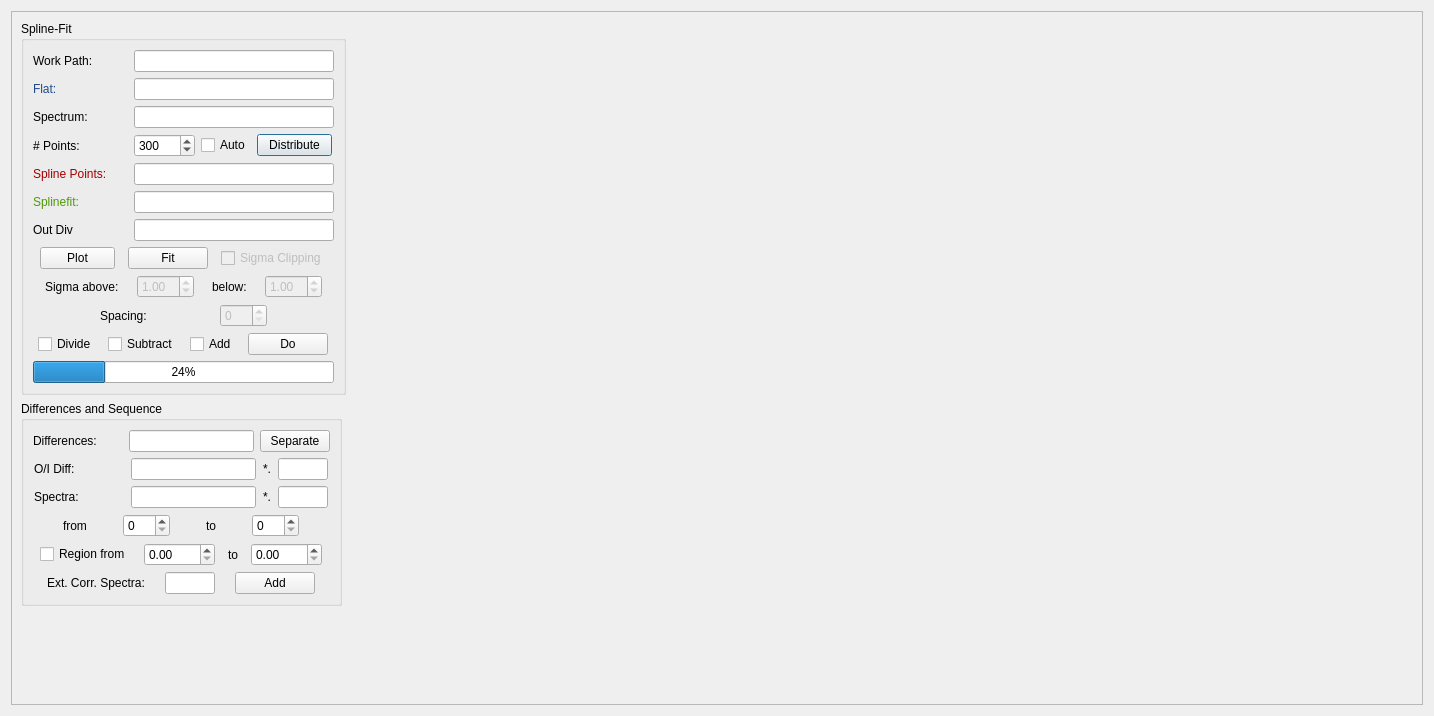
<?xml version="1.0" encoding="UTF-8"?>
<ui version="4.0">
 <class>BlazeCorr</class>
 <widget class="QDialog" name="BlazeCorr">
  <property name="geometry">
   <rect>
    <x>0</x>
    <y>0</y>
    <width>1434</width>
    <height>716</height>
   </rect>
  </property>
  <property name="sizePolicy">
   <sizepolicy hsizetype="Preferred" vsizetype="Preferred">
    <horstretch>0</horstretch>
    <verstretch>0</verstretch>
   </sizepolicy>
  </property>
  <property name="windowTitle">
   <string>Dialog</string>
  </property>
  <layout class="QGridLayout" name="gridLayout_2">
   <item row="0" column="0">
    <widget class="QScrollArea" name="scrollArea">
     <property name="widgetResizable">
      <bool>true</bool>
     </property>
     <widget class="QWidget" name="scrollAreaWidgetContents">
      <property name="geometry">
       <rect>
        <x>0</x>
        <y>-11</y>
        <width>1400</width>
        <height>707</height>
       </rect>
      </property>
      <layout class="QGridLayout" name="gridLayout">
       <item row="0" column="0">
        <layout class="QHBoxLayout" name="horizontalLayout_20">
         <item>
          <layout class="QVBoxLayout" name="verticalLayout">
           <property name="sizeConstraint">
            <enum>QLayout::SetMinimumSize</enum>
           </property>
           <item>
            <widget class="QGroupBox" name="groupBox">
             <property name="sizePolicy">
              <sizepolicy hsizetype="Maximum" vsizetype="Preferred">
               <horstretch>0</horstretch>
               <verstretch>0</verstretch>
              </sizepolicy>
             </property>
             <property name="maximumSize">
              <size>
               <width>330</width>
               <height>16777215</height>
              </size>
             </property>
             <property name="title">
              <string>Spline-Fit</string>
             </property>
             <layout class="QVBoxLayout" name="verticalLayout_2">
              <item>
               <layout class="QHBoxLayout" name="horizontalLayout_4">
                <item>
                 <widget class="QLabel" name="label_5">
                  <property name="sizePolicy">
                   <sizepolicy hsizetype="Maximum" vsizetype="Preferred">
                    <horstretch>0</horstretch>
                    <verstretch>0</verstretch>
                   </sizepolicy>
                  </property>
                  <property name="minimumSize">
                   <size>
                    <width>95</width>
                    <height>0</height>
                   </size>
                  </property>
                  <property name="maximumSize">
                   <size>
                    <width>95</width>
                    <height>16777215</height>
                   </size>
                  </property>
                  <property name="text">
                   <string>Work Path:</string>
                  </property>
                 </widget>
                </item>
                <item>
                 <widget class="QLineEdit" name="lineEdit_2">
                  <property name="sizePolicy">
                   <sizepolicy hsizetype="Maximum" vsizetype="Fixed">
                    <horstretch>0</horstretch>
                    <verstretch>0</verstretch>
                   </sizepolicy>
                  </property>
                  <property name="minimumSize">
                   <size>
                    <width>200</width>
                    <height>0</height>
                   </size>
                  </property>
                  <property name="maximumSize">
                   <size>
                    <width>200</width>
                    <height>16777215</height>
                   </size>
                  </property>
                 </widget>
                </item>
               </layout>
              </item>
              <item>
               <layout class="QHBoxLayout" name="horizontalLayout_5">
                <item>
                 <widget class="QLabel" name="label_4">
                  <property name="sizePolicy">
                   <sizepolicy hsizetype="Maximum" vsizetype="Preferred">
                    <horstretch>0</horstretch>
                    <verstretch>0</verstretch>
                   </sizepolicy>
                  </property>
                  <property name="minimumSize">
                   <size>
                    <width>95</width>
                    <height>0</height>
                   </size>
                  </property>
                  <property name="maximumSize">
                   <size>
                    <width>95</width>
                    <height>16777215</height>
                   </size>
                  </property>
                  <property name="text">
                   <string>&lt;html&gt;&lt;head/&gt;&lt;body&gt;&lt;p&gt;&lt;span style=&quot; color:#204a87;&quot;&gt;Flat:&lt;/span&gt;&lt;/p&gt;&lt;/body&gt;&lt;/html&gt;</string>
                  </property>
                 </widget>
                </item>
                <item>
                 <widget class="QLineEdit" name="lineEdit">
                  <property name="sizePolicy">
                   <sizepolicy hsizetype="Maximum" vsizetype="Fixed">
                    <horstretch>0</horstretch>
                    <verstretch>0</verstretch>
                   </sizepolicy>
                  </property>
                  <property name="minimumSize">
                   <size>
                    <width>200</width>
                    <height>0</height>
                   </size>
                  </property>
                  <property name="maximumSize">
                   <size>
                    <width>200</width>
                    <height>16777215</height>
                   </size>
                  </property>
                 </widget>
                </item>
               </layout>
              </item>
              <item>
               <layout class="QHBoxLayout" name="horizontalLayout_18">
                <item>
                 <widget class="QLabel" name="label_16">
                  <property name="sizePolicy">
                   <sizepolicy hsizetype="Maximum" vsizetype="Preferred">
                    <horstretch>0</horstretch>
                    <verstretch>0</verstretch>
                   </sizepolicy>
                  </property>
                  <property name="minimumSize">
                   <size>
                    <width>95</width>
                    <height>0</height>
                   </size>
                  </property>
                  <property name="maximumSize">
                   <size>
                    <width>95</width>
                    <height>16777215</height>
                   </size>
                  </property>
                  <property name="text">
                   <string>Spectrum:</string>
                  </property>
                 </widget>
                </item>
                <item>
                 <widget class="QLineEdit" name="lineEdit_5">
                  <property name="sizePolicy">
                   <sizepolicy hsizetype="Maximum" vsizetype="Fixed">
                    <horstretch>0</horstretch>
                    <verstretch>0</verstretch>
                   </sizepolicy>
                  </property>
                  <property name="maximumSize">
                   <size>
                    <width>200</width>
                    <height>16777215</height>
                   </size>
                  </property>
                 </widget>
                </item>
               </layout>
              </item>
              <item>
               <layout class="QHBoxLayout" name="horizontalLayout_14">
                <item>
                 <widget class="QLabel" name="label_13">
                  <property name="sizePolicy">
                   <sizepolicy hsizetype="Maximum" vsizetype="Preferred">
                    <horstretch>0</horstretch>
                    <verstretch>0</verstretch>
                   </sizepolicy>
                  </property>
                  <property name="maximumSize">
                   <size>
                    <width>95</width>
                    <height>16777215</height>
                   </size>
                  </property>
                  <property name="text">
                   <string># Points:</string>
                  </property>
                 </widget>
                </item>
                <item>
                 <widget class="QSpinBox" name="spinBox_2">
                  <property name="sizePolicy">
                   <sizepolicy hsizetype="Maximum" vsizetype="Fixed">
                    <horstretch>0</horstretch>
                    <verstretch>0</verstretch>
                   </sizepolicy>
                  </property>
                  <property name="maximum">
                   <number>99999</number>
                  </property>
                  <property name="value">
                   <number>300</number>
                  </property>
                 </widget>
                </item>
                <item>
                 <widget class="QCheckBox" name="checkBox_4">
                  <property name="sizePolicy">
                   <sizepolicy hsizetype="Maximum" vsizetype="Fixed">
                    <horstretch>0</horstretch>
                    <verstretch>0</verstretch>
                   </sizepolicy>
                  </property>
                  <property name="text">
                   <string>Auto</string>
                  </property>
                 </widget>
                </item>
                <item>
                 <widget class="QPushButton" name="pushButton_3">
                  <property name="sizePolicy">
                   <sizepolicy hsizetype="Fixed" vsizetype="Fixed">
                    <horstretch>0</horstretch>
                    <verstretch>0</verstretch>
                   </sizepolicy>
                  </property>
                  <property name="minimumSize">
                   <size>
                    <width>75</width>
                    <height>0</height>
                   </size>
                  </property>
                  <property name="maximumSize">
                   <size>
                    <width>75</width>
                    <height>16777215</height>
                   </size>
                  </property>
                  <property name="text">
                   <string>Distribute</string>
                  </property>
                 </widget>
                </item>
               </layout>
              </item>
              <item>
               <layout class="QHBoxLayout" name="horizontalLayout_15">
                <item>
                 <widget class="QLabel" name="label_14">
                  <property name="sizePolicy">
                   <sizepolicy hsizetype="Maximum" vsizetype="Preferred">
                    <horstretch>0</horstretch>
                    <verstretch>0</verstretch>
                   </sizepolicy>
                  </property>
                  <property name="minimumSize">
                   <size>
                    <width>95</width>
                    <height>0</height>
                   </size>
                  </property>
                  <property name="maximumSize">
                   <size>
                    <width>95</width>
                    <height>16777215</height>
                   </size>
                  </property>
                  <property name="text">
                   <string>&lt;html&gt;&lt;head/&gt;&lt;body&gt;&lt;p&gt;&lt;span style=&quot; color:#a40000;&quot;&gt;Spline Points:&lt;/span&gt;&lt;/p&gt;&lt;/body&gt;&lt;/html&gt;</string>
                  </property>
                 </widget>
                </item>
                <item>
                 <widget class="QLineEdit" name="lineEdit_3">
                  <property name="sizePolicy">
                   <sizepolicy hsizetype="Maximum" vsizetype="Fixed">
                    <horstretch>0</horstretch>
                    <verstretch>0</verstretch>
                   </sizepolicy>
                  </property>
                  <property name="maximumSize">
                   <size>
                    <width>200</width>
                    <height>16777215</height>
                   </size>
                  </property>
                 </widget>
                </item>
               </layout>
              </item>
              <item>
               <layout class="QHBoxLayout" name="horizontalLayout_19">
                <item>
                 <widget class="QLabel" name="label_17">
                  <property name="sizePolicy">
                   <sizepolicy hsizetype="Maximum" vsizetype="Preferred">
                    <horstretch>0</horstretch>
                    <verstretch>0</verstretch>
                   </sizepolicy>
                  </property>
                  <property name="minimumSize">
                   <size>
                    <width>95</width>
                    <height>0</height>
                   </size>
                  </property>
                  <property name="maximumSize">
                   <size>
                    <width>95</width>
                    <height>16777215</height>
                   </size>
                  </property>
                  <property name="text">
                   <string>&lt;html&gt;&lt;head/&gt;&lt;body&gt;&lt;p&gt;&lt;span style=&quot; color:#4e9a06;&quot;&gt;Splinefit:&lt;/span&gt;&lt;/p&gt;&lt;/body&gt;&lt;/html&gt;</string>
                  </property>
                 </widget>
                </item>
                <item>
                 <widget class="QLineEdit" name="lineEdit_6">
                  <property name="sizePolicy">
                   <sizepolicy hsizetype="Maximum" vsizetype="Fixed">
                    <horstretch>0</horstretch>
                    <verstretch>0</verstretch>
                   </sizepolicy>
                  </property>
                  <property name="maximumSize">
                   <size>
                    <width>200</width>
                    <height>16777215</height>
                   </size>
                  </property>
                 </widget>
                </item>
               </layout>
              </item>
              <item>
               <layout class="QHBoxLayout" name="horizontalLayout_17">
                <item>
                 <widget class="QLabel" name="label_15">
                  <property name="sizePolicy">
                   <sizepolicy hsizetype="Maximum" vsizetype="Preferred">
                    <horstretch>0</horstretch>
                    <verstretch>0</verstretch>
                   </sizepolicy>
                  </property>
                  <property name="minimumSize">
                   <size>
                    <width>95</width>
                    <height>0</height>
                   </size>
                  </property>
                  <property name="maximumSize">
                   <size>
                    <width>95</width>
                    <height>16777215</height>
                   </size>
                  </property>
                  <property name="text">
                   <string>Out Div</string>
                  </property>
                 </widget>
                </item>
                <item>
                 <widget class="QLineEdit" name="lineEdit_4">
                  <property name="sizePolicy">
                   <sizepolicy hsizetype="Maximum" vsizetype="Fixed">
                    <horstretch>0</horstretch>
                    <verstretch>0</verstretch>
                   </sizepolicy>
                  </property>
                  <property name="maximumSize">
                   <size>
                    <width>200</width>
                    <height>16777215</height>
                   </size>
                  </property>
                 </widget>
                </item>
               </layout>
              </item>
              <item>
               <layout class="QHBoxLayout" name="horizontalLayout_16">
                <item>
                 <widget class="QPushButton" name="pushButton_5">
                  <property name="sizePolicy">
                   <sizepolicy hsizetype="Maximum" vsizetype="Fixed">
                    <horstretch>0</horstretch>
                    <verstretch>0</verstretch>
                   </sizepolicy>
                  </property>
                  <property name="maximumSize">
                   <size>
                    <width>75</width>
                    <height>16777215</height>
                   </size>
                  </property>
                  <property name="text">
                   <string>Plot</string>
                  </property>
                 </widget>
                </item>
                <item>
                 <widget class="QPushButton" name="pushButton_4">
                  <property name="sizePolicy">
                   <sizepolicy hsizetype="Maximum" vsizetype="Fixed">
                    <horstretch>0</horstretch>
                    <verstretch>0</verstretch>
                   </sizepolicy>
                  </property>
                  <property name="text">
                   <string>Fit</string>
                  </property>
                 </widget>
                </item>
                <item>
                 <widget class="QCheckBox" name="checkBox_6">
                  <property name="enabled">
                   <bool>false</bool>
                  </property>
                  <property name="sizePolicy">
                   <sizepolicy hsizetype="Maximum" vsizetype="Fixed">
                    <horstretch>0</horstretch>
                    <verstretch>0</verstretch>
                   </sizepolicy>
                  </property>
                  <property name="text">
                   <string>Sigma Clipping</string>
                  </property>
                 </widget>
                </item>
               </layout>
              </item>
              <item>
               <layout class="QHBoxLayout" name="horizontalLayout_10">
                <item>
                 <widget class="QLabel" name="label_11">
                  <property name="sizePolicy">
                   <sizepolicy hsizetype="Maximum" vsizetype="Preferred">
                    <horstretch>0</horstretch>
                    <verstretch>0</verstretch>
                   </sizepolicy>
                  </property>
                  <property name="text">
                   <string>Sigma above:</string>
                  </property>
                 </widget>
                </item>
                <item>
                 <widget class="QDoubleSpinBox" name="doubleSpinBox_3">
                  <property name="enabled">
                   <bool>false</bool>
                  </property>
                  <property name="sizePolicy">
                   <sizepolicy hsizetype="Maximum" vsizetype="Fixed">
                    <horstretch>0</horstretch>
                    <verstretch>0</verstretch>
                   </sizepolicy>
                  </property>
                  <property name="value">
                   <double>1.000000000000000</double>
                  </property>
                 </widget>
                </item>
                <item>
                 <widget class="QLabel" name="label_12">
                  <property name="sizePolicy">
                   <sizepolicy hsizetype="Maximum" vsizetype="Preferred">
                    <horstretch>0</horstretch>
                    <verstretch>0</verstretch>
                   </sizepolicy>
                  </property>
                  <property name="text">
                   <string>below:</string>
                  </property>
                 </widget>
                </item>
                <item>
                 <widget class="QDoubleSpinBox" name="doubleSpinBox_4">
                  <property name="enabled">
                   <bool>false</bool>
                  </property>
                  <property name="sizePolicy">
                   <sizepolicy hsizetype="Maximum" vsizetype="Fixed">
                    <horstretch>0</horstretch>
                    <verstretch>0</verstretch>
                   </sizepolicy>
                  </property>
                  <property name="value">
                   <double>1.000000000000000</double>
                  </property>
                 </widget>
                </item>
               </layout>
              </item>
              <item>
               <layout class="QHBoxLayout" name="horizontalLayout_13">
                <item>
                 <widget class="QLabel" name="label_18">
                  <property name="sizePolicy">
                   <sizepolicy hsizetype="Maximum" vsizetype="Preferred">
                    <horstretch>0</horstretch>
                    <verstretch>0</verstretch>
                   </sizepolicy>
                  </property>
                  <property name="text">
                   <string>Spacing:</string>
                  </property>
                 </widget>
                </item>
                <item>
                 <widget class="QSpinBox" name="spinBox_4">
                  <property name="enabled">
                   <bool>false</bool>
                  </property>
                  <property name="sizePolicy">
                   <sizepolicy hsizetype="Maximum" vsizetype="Fixed">
                    <horstretch>0</horstretch>
                    <verstretch>0</verstretch>
                   </sizepolicy>
                  </property>
                  <property name="maximum">
                   <number>999</number>
                  </property>
                 </widget>
                </item>
               </layout>
              </item>
              <item>
               <layout class="QHBoxLayout" name="horizontalLayout_12">
                <item>
                 <widget class="QCheckBox" name="checkBox_2">
                  <property name="sizePolicy">
                   <sizepolicy hsizetype="Maximum" vsizetype="Fixed">
                    <horstretch>0</horstretch>
                    <verstretch>0</verstretch>
                   </sizepolicy>
                  </property>
                  <property name="text">
                   <string>Divide</string>
                  </property>
                 </widget>
                </item>
                <item>
                 <widget class="QCheckBox" name="checkBox_3">
                  <property name="sizePolicy">
                   <sizepolicy hsizetype="Maximum" vsizetype="Fixed">
                    <horstretch>0</horstretch>
                    <verstretch>0</verstretch>
                   </sizepolicy>
                  </property>
                  <property name="text">
                   <string>Subtract</string>
                  </property>
                 </widget>
                </item>
                <item>
                 <widget class="QCheckBox" name="checkBox_5">
                  <property name="sizePolicy">
                   <sizepolicy hsizetype="Maximum" vsizetype="Fixed">
                    <horstretch>0</horstretch>
                    <verstretch>0</verstretch>
                   </sizepolicy>
                  </property>
                  <property name="text">
                   <string>Add</string>
                  </property>
                 </widget>
                </item>
                <item>
                 <widget class="QPushButton" name="pushButton_6">
                  <property name="sizePolicy">
                   <sizepolicy hsizetype="Maximum" vsizetype="Fixed">
                    <horstretch>0</horstretch>
                    <verstretch>0</verstretch>
                   </sizepolicy>
                  </property>
                  <property name="text">
                   <string>Do</string>
                  </property>
                 </widget>
                </item>
               </layout>
              </item>
              <item>
               <widget class="QProgressBar" name="progressBar">
                <property name="sizePolicy">
                 <sizepolicy hsizetype="Preferred" vsizetype="Fixed">
                  <horstretch>0</horstretch>
                  <verstretch>0</verstretch>
                 </sizepolicy>
                </property>
                <property name="minimumSize">
                 <size>
                  <width>150</width>
                  <height>0</height>
                 </size>
                </property>
                <property name="maximumSize">
                 <size>
                  <width>16777215</width>
                  <height>16777215</height>
                 </size>
                </property>
                <property name="value">
                 <number>24</number>
                </property>
               </widget>
              </item>
             </layout>
            </widget>
           </item>
           <item>
            <widget class="QGroupBox" name="groupBox_2">
             <property name="sizePolicy">
              <sizepolicy hsizetype="Maximum" vsizetype="Preferred">
               <horstretch>0</horstretch>
               <verstretch>0</verstretch>
              </sizepolicy>
             </property>
             <property name="maximumSize">
              <size>
               <width>16777215</width>
               <height>16777215</height>
              </size>
             </property>
             <property name="title">
              <string>Differences and Sequence</string>
             </property>
             <layout class="QVBoxLayout" name="verticalLayout_3">
              <item>
               <layout class="QHBoxLayout" name="horizontalLayout">
                <item>
                 <widget class="QLabel" name="label">
                  <property name="sizePolicy">
                   <sizepolicy hsizetype="Maximum" vsizetype="Preferred">
                    <horstretch>0</horstretch>
                    <verstretch>0</verstretch>
                   </sizepolicy>
                  </property>
                  <property name="minimumSize">
                   <size>
                    <width>90</width>
                    <height>0</height>
                   </size>
                  </property>
                  <property name="maximumSize">
                   <size>
                    <width>90</width>
                    <height>16777215</height>
                   </size>
                  </property>
                  <property name="text">
                   <string>Differences:</string>
                  </property>
                 </widget>
                </item>
                <item>
                 <widget class="QLineEdit" name="lineEdit_7">
                  <property name="sizePolicy">
                   <sizepolicy hsizetype="Maximum" vsizetype="Fixed">
                    <horstretch>0</horstretch>
                    <verstretch>0</verstretch>
                   </sizepolicy>
                  </property>
                  <property name="minimumSize">
                   <size>
                    <width>125</width>
                    <height>0</height>
                   </size>
                  </property>
                  <property name="maximumSize">
                   <size>
                    <width>125</width>
                    <height>16777215</height>
                   </size>
                  </property>
                 </widget>
                </item>
                <item>
                 <widget class="QPushButton" name="pushButton">
                  <property name="sizePolicy">
                   <sizepolicy hsizetype="Maximum" vsizetype="Fixed">
                    <horstretch>0</horstretch>
                    <verstretch>0</verstretch>
                   </sizepolicy>
                  </property>
                  <property name="maximumSize">
                   <size>
                    <width>70</width>
                    <height>16777215</height>
                   </size>
                  </property>
                  <property name="text">
                   <string>Separate</string>
                  </property>
                 </widget>
                </item>
               </layout>
              </item>
              <item>
               <layout class="QHBoxLayout" name="horizontalLayout_8">
                <item>
                 <widget class="QLabel" name="label_9">
                  <property name="sizePolicy">
                   <sizepolicy hsizetype="Maximum" vsizetype="Preferred">
                    <horstretch>0</horstretch>
                    <verstretch>0</verstretch>
                   </sizepolicy>
                  </property>
                  <property name="minimumSize">
                   <size>
                    <width>90</width>
                    <height>0</height>
                   </size>
                  </property>
                  <property name="maximumSize">
                   <size>
                    <width>90</width>
                    <height>16777215</height>
                   </size>
                  </property>
                  <property name="text">
                   <string>O/I Diff:</string>
                  </property>
                 </widget>
                </item>
                <item>
                 <widget class="QLineEdit" name="lineEdit_10">
                  <property name="sizePolicy">
                   <sizepolicy hsizetype="Maximum" vsizetype="Fixed">
                    <horstretch>0</horstretch>
                    <verstretch>0</verstretch>
                   </sizepolicy>
                  </property>
                  <property name="minimumSize">
                   <size>
                    <width>125</width>
                    <height>0</height>
                   </size>
                  </property>
                  <property name="maximumSize">
                   <size>
                    <width>125</width>
                    <height>16777215</height>
                   </size>
                  </property>
                 </widget>
                </item>
                <item>
                 <widget class="QLabel" name="label_10">
                  <property name="sizePolicy">
                   <sizepolicy hsizetype="Maximum" vsizetype="Preferred">
                    <horstretch>0</horstretch>
                    <verstretch>0</verstretch>
                   </sizepolicy>
                  </property>
                  <property name="text">
                   <string>*.</string>
                  </property>
                 </widget>
                </item>
                <item>
                 <widget class="QLineEdit" name="lineEdit_11">
                  <property name="sizePolicy">
                   <sizepolicy hsizetype="Fixed" vsizetype="Fixed">
                    <horstretch>0</horstretch>
                    <verstretch>0</verstretch>
                   </sizepolicy>
                  </property>
                  <property name="minimumSize">
                   <size>
                    <width>50</width>
                    <height>0</height>
                   </size>
                  </property>
                  <property name="maximumSize">
                   <size>
                    <width>50</width>
                    <height>16777215</height>
                   </size>
                  </property>
                 </widget>
                </item>
               </layout>
              </item>
              <item>
               <layout class="QHBoxLayout" name="horizontalLayout_6">
                <item>
                 <widget class="QLabel" name="label_2">
                  <property name="sizePolicy">
                   <sizepolicy hsizetype="Maximum" vsizetype="Preferred">
                    <horstretch>0</horstretch>
                    <verstretch>0</verstretch>
                   </sizepolicy>
                  </property>
                  <property name="minimumSize">
                   <size>
                    <width>90</width>
                    <height>0</height>
                   </size>
                  </property>
                  <property name="maximumSize">
                   <size>
                    <width>90</width>
                    <height>16777215</height>
                   </size>
                  </property>
                  <property name="text">
                   <string>Spectra:</string>
                  </property>
                 </widget>
                </item>
                <item>
                 <widget class="QLineEdit" name="lineEdit_8">
                  <property name="sizePolicy">
                   <sizepolicy hsizetype="Maximum" vsizetype="Fixed">
                    <horstretch>0</horstretch>
                    <verstretch>0</verstretch>
                   </sizepolicy>
                  </property>
                  <property name="minimumSize">
                   <size>
                    <width>125</width>
                    <height>0</height>
                   </size>
                  </property>
                  <property name="maximumSize">
                   <size>
                    <width>125</width>
                    <height>16777215</height>
                   </size>
                  </property>
                 </widget>
                </item>
                <item>
                 <widget class="QLabel" name="label_3">
                  <property name="sizePolicy">
                   <sizepolicy hsizetype="Maximum" vsizetype="Preferred">
                    <horstretch>0</horstretch>
                    <verstretch>0</verstretch>
                   </sizepolicy>
                  </property>
                  <property name="text">
                   <string>*.</string>
                  </property>
                 </widget>
                </item>
                <item>
                 <widget class="QLineEdit" name="lineEdit_9">
                  <property name="sizePolicy">
                   <sizepolicy hsizetype="Fixed" vsizetype="Fixed">
                    <horstretch>0</horstretch>
                    <verstretch>0</verstretch>
                   </sizepolicy>
                  </property>
                  <property name="minimumSize">
                   <size>
                    <width>50</width>
                    <height>0</height>
                   </size>
                  </property>
                  <property name="maximumSize">
                   <size>
                    <width>50</width>
                    <height>16777215</height>
                   </size>
                  </property>
                 </widget>
                </item>
               </layout>
              </item>
              <item>
               <layout class="QHBoxLayout" name="horizontalLayout_2">
                <item>
                 <widget class="QLabel" name="label_6">
                  <property name="sizePolicy">
                   <sizepolicy hsizetype="Maximum" vsizetype="Preferred">
                    <horstretch>0</horstretch>
                    <verstretch>0</verstretch>
                   </sizepolicy>
                  </property>
                  <property name="text">
                   <string>from</string>
                  </property>
                 </widget>
                </item>
                <item>
                 <widget class="QSpinBox" name="spinBox">
                  <property name="sizePolicy">
                   <sizepolicy hsizetype="Maximum" vsizetype="Fixed">
                    <horstretch>0</horstretch>
                    <verstretch>0</verstretch>
                   </sizepolicy>
                  </property>
                  <property name="maximum">
                   <number>999</number>
                  </property>
                 </widget>
                </item>
                <item>
                 <widget class="QLabel" name="label_7">
                  <property name="sizePolicy">
                   <sizepolicy hsizetype="Maximum" vsizetype="Preferred">
                    <horstretch>0</horstretch>
                    <verstretch>0</verstretch>
                   </sizepolicy>
                  </property>
                  <property name="text">
                   <string>to</string>
                  </property>
                 </widget>
                </item>
                <item>
                 <widget class="QSpinBox" name="spinBox_3">
                  <property name="sizePolicy">
                   <sizepolicy hsizetype="Maximum" vsizetype="Fixed">
                    <horstretch>0</horstretch>
                    <verstretch>0</verstretch>
                   </sizepolicy>
                  </property>
                  <property name="maximum">
                   <number>999</number>
                  </property>
                 </widget>
                </item>
               </layout>
              </item>
              <item>
               <layout class="QHBoxLayout" name="horizontalLayout_7">
                <item>
                 <widget class="QCheckBox" name="checkBox">
                  <property name="sizePolicy">
                   <sizepolicy hsizetype="Maximum" vsizetype="Fixed">
                    <horstretch>0</horstretch>
                    <verstretch>0</verstretch>
                   </sizepolicy>
                  </property>
                  <property name="text">
                   <string>Region from</string>
                  </property>
                 </widget>
                </item>
                <item>
                 <widget class="QDoubleSpinBox" name="doubleSpinBox">
                  <property name="sizePolicy">
                   <sizepolicy hsizetype="Maximum" vsizetype="Fixed">
                    <horstretch>0</horstretch>
                    <verstretch>0</verstretch>
                   </sizepolicy>
                  </property>
                  <property name="maximum">
                   <double>9999.989999999999782</double>
                  </property>
                 </widget>
                </item>
                <item>
                 <widget class="QLabel" name="label_8">
                  <property name="sizePolicy">
                   <sizepolicy hsizetype="Maximum" vsizetype="Preferred">
                    <horstretch>0</horstretch>
                    <verstretch>0</verstretch>
                   </sizepolicy>
                  </property>
                  <property name="text">
                   <string>to</string>
                  </property>
                 </widget>
                </item>
                <item>
                 <widget class="QDoubleSpinBox" name="doubleSpinBox_2">
                  <property name="sizePolicy">
                   <sizepolicy hsizetype="Maximum" vsizetype="Fixed">
                    <horstretch>0</horstretch>
                    <verstretch>0</verstretch>
                   </sizepolicy>
                  </property>
                  <property name="maximum">
                   <double>9999.989999999999782</double>
                  </property>
                 </widget>
                </item>
               </layout>
              </item>
              <item>
               <layout class="QHBoxLayout" name="horizontalLayout_9">
                <item>
                 <widget class="QLabel" name="label_22">
                  <property name="sizePolicy">
                   <sizepolicy hsizetype="Maximum" vsizetype="Preferred">
                    <horstretch>0</horstretch>
                    <verstretch>0</verstretch>
                   </sizepolicy>
                  </property>
                  <property name="text">
                   <string>Ext. Corr. Spectra:</string>
                  </property>
                 </widget>
                </item>
                <item>
                 <widget class="QLineEdit" name="lineEdit_15">
                  <property name="sizePolicy">
                   <sizepolicy hsizetype="Maximum" vsizetype="Fixed">
                    <horstretch>0</horstretch>
                    <verstretch>0</verstretch>
                   </sizepolicy>
                  </property>
                  <property name="maximumSize">
                   <size>
                    <width>50</width>
                    <height>16777215</height>
                   </size>
                  </property>
                 </widget>
                </item>
                <item>
                 <widget class="QPushButton" name="pushButton_2">
                  <property name="sizePolicy">
                   <sizepolicy hsizetype="Maximum" vsizetype="Fixed">
                    <horstretch>0</horstretch>
                    <verstretch>0</verstretch>
                   </sizepolicy>
                  </property>
                  <property name="text">
                   <string>Add</string>
                  </property>
                 </widget>
                </item>
               </layout>
              </item>
             </layout>
            </widget>
           </item>
           <item>
            <spacer name="verticalSpacer">
             <property name="orientation">
              <enum>Qt::Vertical</enum>
             </property>
             <property name="sizeHint" stdset="0">
              <size>
               <width>20</width>
               <height>40</height>
              </size>
             </property>
            </spacer>
           </item>
          </layout>
         </item>
         <item>
          <widget class="QCustomPlot" name="customPlot" native="true">
           <property name="sizePolicy">
            <sizepolicy hsizetype="Expanding" vsizetype="Preferred">
             <horstretch>0</horstretch>
             <verstretch>0</verstretch>
            </sizepolicy>
           </property>
          </widget>
         </item>
        </layout>
       </item>
      </layout>
     </widget>
    </widget>
   </item>
  </layout>
 </widget>
 <customwidgets>
  <customwidget>
   <class>QCustomPlot</class>
   <extends>QWidget</extends>
   <header>qcustomplot.h</header>
   <container>1</container>
  </customwidget>
 </customwidgets>
 <resources/>
 <connections/>
</ui>
